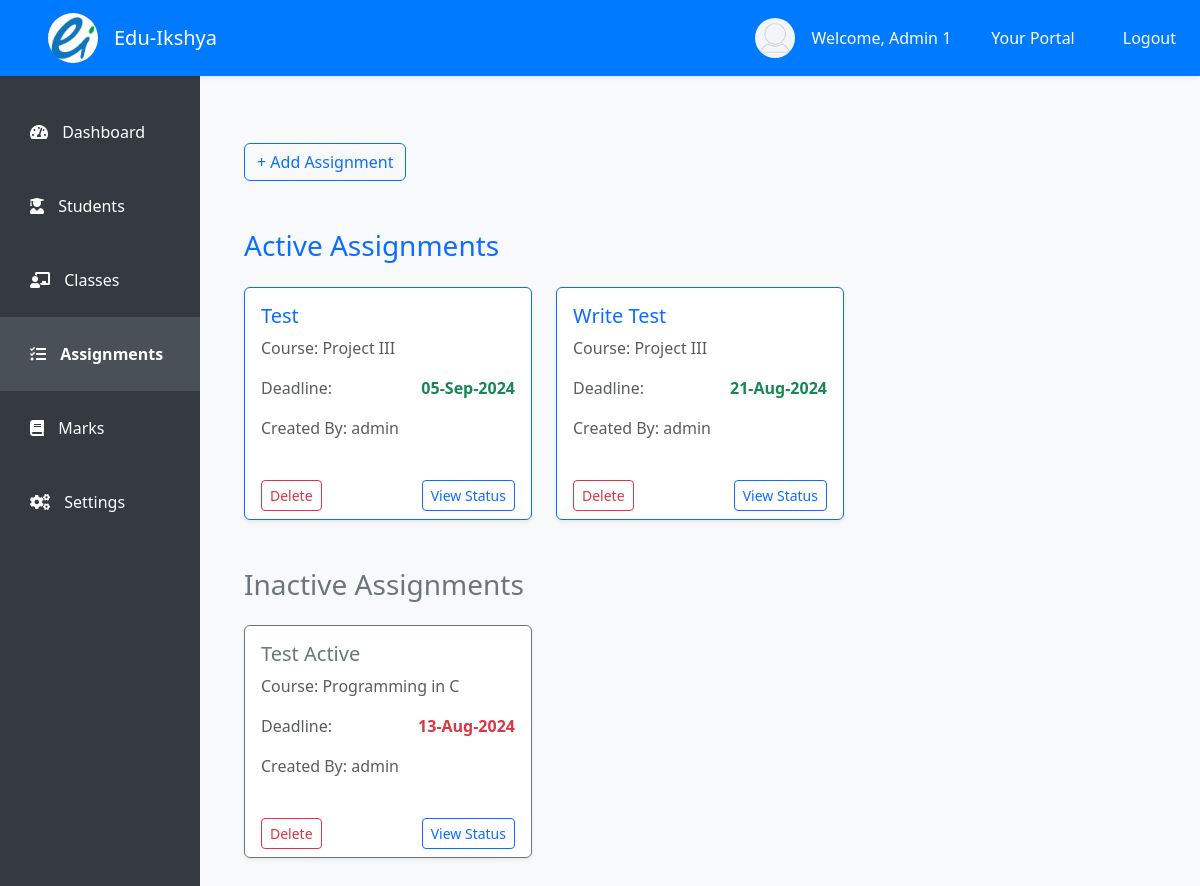
Screenshot of /staff/assignments/1/ (signed in) with the database file from the repository.
### student/models.py (models this page shows, shortened)
class User(AbstractUser):
    user_id = models.CharField(max_length=15, unique=True, editable=False)
    address = models.CharField(max_length=150, null=True, blank=False)
    contact_number = models.CharField(max_length=20, blank=True, null=True)
    date_of_birth = models.DateField(null=True, blank=True)
    gender = models.CharField(max_length=1, choices=[('M', 'Male'), ('F', 'Female'), ('O', 'Other')])
    is_staff = models.BooleanField(default=False)
    is_student = models.BooleanField(default=False)
    def __str__(self):
        return self.username

class Assignment(models.Model):
    ACCEPTED_FILE_TYPES = [
        ('text', 'Text File'),
        ('pdf', 'PDF File'),
    ]
    title = models.CharField(max_length=255)
    description = models.TextField(null=True, blank=True)
    deadline = models.DateTimeField()
    worth = models.IntegerField()
    research_links = models.JSONField(blank=True, null=True)  # This field can store a list of URLs
    accepted_file_type = models.CharField(max_length=10, choices=ACCEPTED_FILE_TYPES)
    assigned_class = models.ForeignKey(ProgramCourse, on_delete=models.CASCADE, related_name='assignments')
    created_by = models.ForeignKey(User, null=True, on_delete=models.CASCADE)

class ProgramCourse(models.Model):
    program = models.ForeignKey(Program, on_delete=models.CASCADE)
    course = models.ForeignKey(Course, on_delete=models.CASCADE)
    semester = models.ForeignKey(Semester, on_delete=models.CASCADE)
    teacher = models.ForeignKey(User, on_delete=models.RESTRICT)
    def __str__(self):
        return f"{self.program.program_name} - {self.course.course_name}"

class Course(models.Model):
    course_id = models.CharField(max_length=15, unique=True)
    course_name = models.CharField(max_length=150)
    def __str__(self):
        return self.course_name

### student/views.py (the view)
# urls.py: path('staff/assignments/<pk>/', views.assignments, name='assignments'),
@login_required
def assignments(request, pk):
    teacher = get_object_or_404(User, pk=pk)
    if teacher != request.user:
        return HttpResponseForbidden("You are not authorized!")
    program_courses = ProgramCourse.objects.filter(teacher=teacher)
    assignments = Assignment.objects.filter(assigned_class__teacher=teacher, deadline__gte=datetime.now())
    inactive_assignments = Assignment.objects.filter(
        assigned_class__in=program_courses,
        deadline__lte=datetime.now()
    ).order_by('-deadline')
    if request.method == 'POST':
        form = AssignmentForm(request.POST, teacher=teacher)
        if form.is_valid():
            assignment = form.save(commit=False)
            assignment.assigned_class = form.cleaned_data['assigned_class']
            assignment.created_by = request.user
            assignment.save()
            return redirect('students:assignments', pk=teacher.pk)
    else:
        form = AssignmentForm(teacher=teacher)
    return render(request, 'staff/assignment.html', {
        'teacher': teacher,
        'program_courses': program_courses,
        'form': form,
        'assignments': assignments,
        'inactive_assignments': inactive_assignments
    })

### templates/staff/assignment.html (shortened to what this page needs)
<!DOCTYPE html>
{% extends 'staff/index.html' %}
{% load static %}
{% block assignment %}
<div class="container my-5">
    <div class="d-flex justify-content-between align-items-center mb-4">
        <button type="button" class="btn btn-outline-primary" data-bs-toggle="modal" data-bs-target="#addAssignmentModal">
            + Add Assignment
        </button>
    </div>
    <div class="mt-5">
        <h3 class="text-primary mb-4">Active Assignments</h3>
        <div class="row g-4">
            {% if assignments %}
                {% for assignment in assignments %}
                <div class="col-md-6 col-lg-4">
                    <div class="card h-100 shadow-sm border-primary">
                        <div class="card-body">
                            <h5 class="card-title text-primary">{{ assignment.title }}</h5>
                            <p class="card-text text-muted">Course: {{ assignment.assigned_class.course }}</p>
                            <div class="d-flex justify-content-between mb-3">
                                <p class="text-muted mb-0">Deadline:</p>
                                <p class="fw-bold text-success mb-0">{{ assignment.deadline|date:"d-M-Y" }}</p>
                            </div>
                            <p class="text-muted">Created By: {{ assignment.created_by }}</p>
                        </div>
                        <div class="card-footer bg-transparent border-0 d-flex justify-content-between">
                            <a class="btn btn-sm btn-outline-danger" href="{% url 'students:delete_assignment' pk=assignment.pk %}">Delete</a>
                            <a class="btn btn-sm btn-outline-primary" href="{% url 'students:submission_view' pk=assignment.pk %}">View Status</a>
                        </div>
                    </div>
                </div>
                {% endfor %}
            {% else %}
                <div class="alert alert-warning text-center" role="alert">
                    There are no active assignments.
                </div>
            {% endif %}
        </div>
    </div>
    <div class="mt-5">
        <h3 class="text-secondary mb-4">Inactive Assignments</h3>
        <div class="row g-4">
            {% if inactive_assignments %}
                {% for assignment in inactive_assignments %}
                <div class="col-md-6 col-lg-4">
                    <div class="card h-100 shadow-sm border-secondary">
                        <div class="card-body">
                            <h5 class="card-title text-secondary">{{ assignment.title }}</h5>
                            <p class="card-text text-muted">Course: {{ assignment.assigned_class.course }}</p>
                            <div class="d-flex justify-content-between mb-3">
                                <p class="text-muted mb-0">Deadline:</p>
                                <p class="fw-bold text-danger mb-0">{{ assignment.deadline|date:"d-M-Y" }}</p>
                            </div>
                            <p class="text-muted">Created By: {{ assignment.created_by }}</p>
                        </div>
                        <div class="card-footer bg-transparent border-0 d-flex justify-content-between">
                            <a class="btn btn-sm btn-outline-danger" href="{% url 'students:delete_assignment' pk=assignment.pk %}">Delete</a>
                            <a class="btn btn-sm btn-outline-primary" href="{% url 'students:submission_view' pk=assignment.pk %}">View Status</a>
                        </div>
                    </div>
                </div>
                {% endfor %}
            {% else %}
                <div class="alert alert-secondary text-center" role="alert">
                    There are no inactive assignments.
                </div>
            {% endif %}
        </div>
    </div>
</div>
{% endblock %}

### templates/staff/index.html (shortened to what this page needs)
<!DOCTYPE html>
{% load static %}
<html lang="en">
<head>
    <link href="https://cdn.jsdelivr.net/npm/bootstrap@5.3.3/dist/css/bootstrap.min.css" rel="stylesheet">
    <link rel="stylesheet" href="https://cdnjs.cloudflare.com/ajax/libs/font-awesome/5.15.4/css/all.min.css">
</head>
<body>
    <nav class="navbar navbar-expand-lg top-navbar shadow-sm">
        <a class="navbar-brand d-flex mx-5 align-items-center" href="{% url 'students:staff_dashboard' pk=user.pk %}">
            <img class="rounded-circle" src="{% static 'images/logo/eduikshya-logo.png' %}" alt="Edu-Ikshya Logo"
                width="50" height="50">
            <span class="ms-3 text-white">Edu-Ikshya</span>
        </a>
        <div class="collapse navbar-collapse justify-content-end" id="navbarNav">
            {% if user.is_authenticated %}
            <ul class="navbar-nav ms-auto d-none d-lg-flex align-items-center">
                <li class="nav-item mx-3">
                    <div class="d-flex align-items-center">
                        <div class="profile-pic">
                            <img src="{% static 'images/profile/images.png' %}">
                        </div>
                        <p class="text-white mb-0">Welcome, {{ user.first_name }}</p>
                    </div>
                </li>
                {% if user.is_superuser %}
                <li class="nav-item mx-3">
                    <a class="nav-link text-white" href="{% url 'admin:index' %}">Your Portal</a>
                </li>
                {% endif %}
                <li class="nav-item mx-3">
                    <a class="nav-link text-white" href="{% url 'students:logout' %}">Logout</a>
                </li>
            </ul>
            {% endif %}
        </div>
    </nav>
    <div class="side-navbar d-none d-lg-flex">
        <nav class="nav flex-column w-100">
            <a class="nav-link {% if request.resolver_match.url_name == 'staff_dashboard' %}active{% endif %}"
                href="{% url 'students:staff_dashboard' pk=user.pk %}">
                <i class="fas fa-tachometer-alt"></i> <span>Dashboard</span>
            </a>
            <a class="nav-link {% if request.resolver_match.url_name == 'student_lists' %}active{% endif %}"
                href="{% url 'students:student_lists' pk=user.pk %}">
                <i class="fas fa-user-graduate"></i> <span>Students</span>
            </a>
            <a class="nav-link {% if request.resolver_match.url_name == 'classes_view' %}active{% endif %}"
                href="{% url 'students:classes_view' pk=user.pk %}">
                <i class="fas fa-chalkboard-teacher"></i> <span>Classes</span>
            </a>
            <a class="nav-link {% if request.resolver_match.url_name == 'assignments' %}active{% endif %}"
                href="{% url 'students:assignments' pk=user.pk %}">
                <i class="fas fa-tasks"></i> <span>Assignments</span>
            </a>
            <a class="nav-link {% if request.resolver_match.url_name == 'marks_dashboard' %}active{% endif %}"
                href="{% url 'students:marks_dashboard' pk=user.pk %}">
                <i class="fas fa-book"></i> <span>Marks</span>
            </a>
            <div class="mt-auto">
                <a class="nav-link" href="#">
                    <i class="fas fa-cogs"></i> <span>Settings</span>
                </a>
            </div>
        </nav>
    </div>
    <div class="content">
        <div class="container">
            {% block assignment %}
            {% endblock %}
        </div>
    </div>
</body>
</html>

### templates/staff/index.html (style rules this page uses)
body { display: flex; }
.top-navbar { position: fixed; top: 0; width: 100%; z-index: 1030; background-color: #007bff; }
.side-navbar { position: fixed; top: 75px; bottom: 0; width: 200px; padding-top: 20px; background-color: #343a40; display: flex; flex-direction: column; }
.side-navbar .nav-link { padding: 25px 30px; }
.content { margin-top: 75px; margin-left: 200px; padding: 20px; width: calc(100% - 200px); background-color: #f8f9fa; }
.profile-pic { width: 40px; height: 40px; border-radius: 50%; overflow: hidden; margin-right: 1rem; }
.profile-pic img { width: 100%; height: auto; }
.nav-link { color: white; }
.side-navbar .nav-link.active { background-color: #495057; font-weight: bold; }
.side-navbar .nav-link span { margin-left: 10px; }
.content { background-color: #f8f9fa; min-height: 100vh; }

### rows the page displays
User: first_name "Admin 1"
Assignment: title "Test", assigned_class.course "Project III", deadline "05-Sep-2024", created_by "admin"
Assignment: title "Write Test", assigned_class.course "Project III", deadline "21-Aug-2024", created_by "admin"
Assignment: title "Test Active", assigned_class.course "Programming in C", deadline "13-Aug-2024", created_by "admin"
